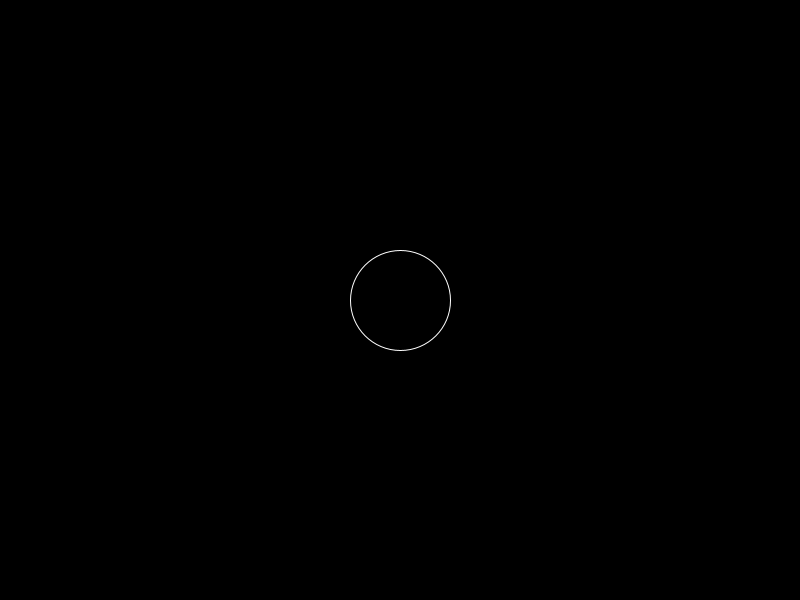
Frame 1 (no input)
Frame 60 (the mouse pressed at the canvas centre just before this capture): identical to frame 1, image omitted
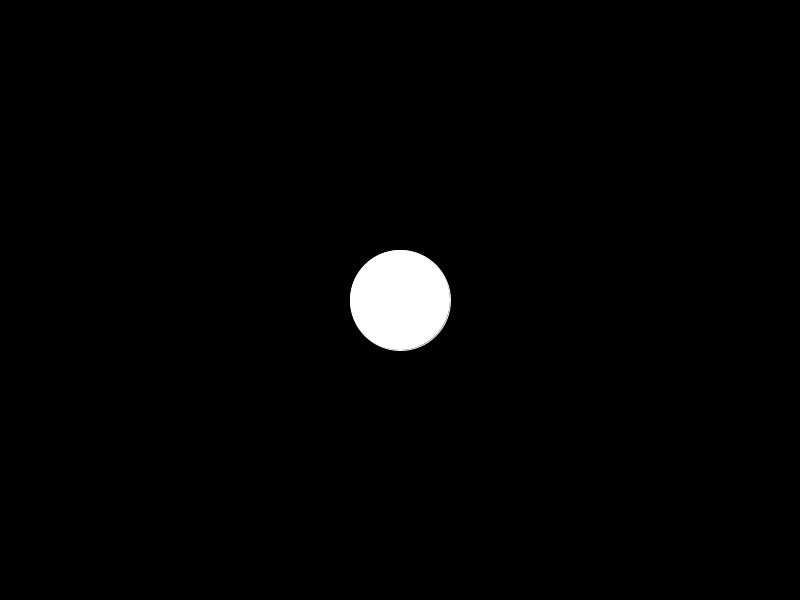
Frame 120 (the mouse held since frame 60 and released just before this capture)

The Processing sketch that drew these frames (run headless with seeded random() and noise(); from frame 60 on, the mouse is pressed at the canvas centre):

// Processing sketch: ConditionalsExperiment
// ── ConditionalsExperiment.pde
void setup() {
  size(800, 600);

}

void draw() {
  background(0);
  if(mouseX >= width/2) {
    fill(255);
  }else {
    noFill();
  }
  stroke(255);
  circle(width/2, height/2, 100);
}
